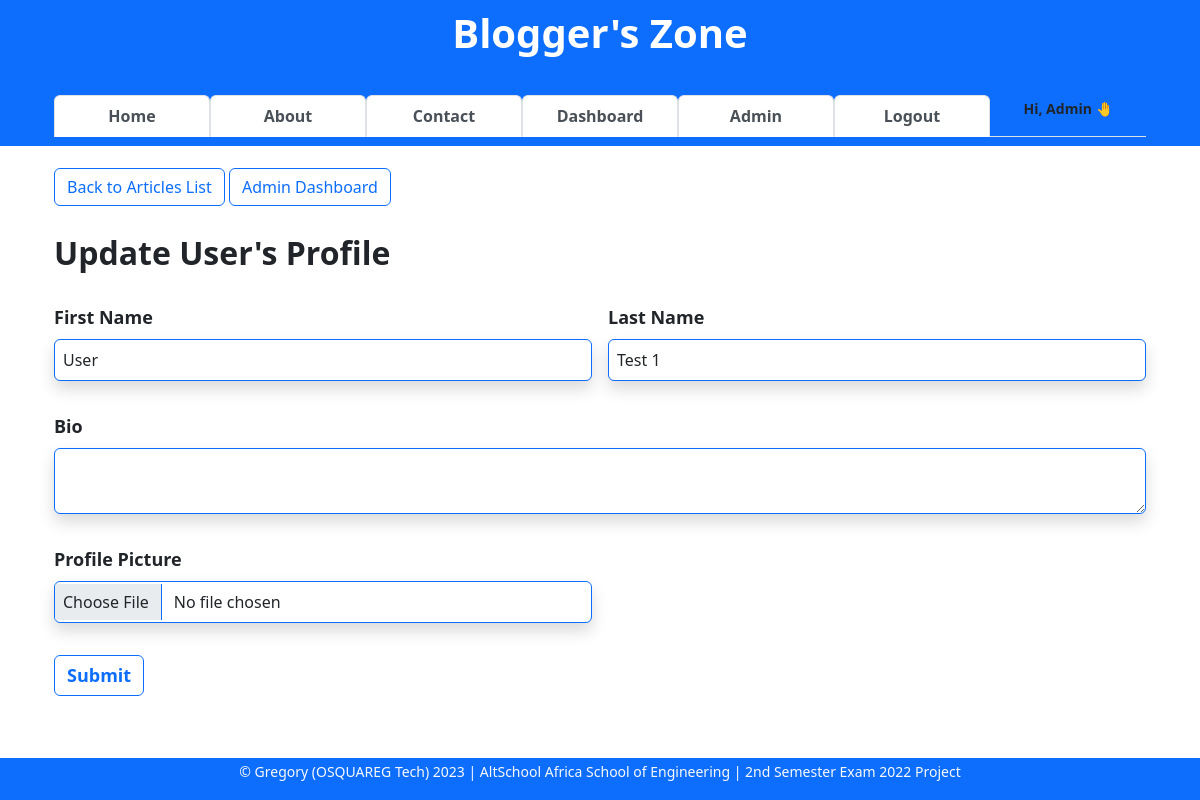
Screenshot of /admin-user/update/3 (signed in) with the database file from the repository.
### app/models.py (models this page shows, shortened)
class User(db.Model, UserMixin):
    __tablename__ = "users"
    id = db.Column(db.Integer, primary_key=True)
    firstname = db.Column(db.String(255), nullable=False)
    lastname = db.Column(db.String(255), nullable=False)
    username = db.Column(db.String(25), nullable=False, unique=True)
    email = db.Column(db.Text(150), nullable=False, unique=True)
    password_hash = db.Column(db.Text(255), nullable=False, unique=True)
    bio = db.Column(db.Text(), nullable=True)
    date_joined = db.Column(db.DateTime, default=datetime.utcnow)
    is_active = db.Column(db.Boolean, default=True)
    is_admin = db.Column(db.Boolean, default=False)
    profile_pic = db.Column(db.String(), nullable=True)
    last_updated_by = db.Column(db.String)
    last_updated_on = db.Column(db.DateTime, onupdate=datetime.utcnow)
    articles = db.relationship("Article", backref="author")
    comments = db.relationship("Comment", backref="commenter")
    article_likes = db.relationship("ArticleLike", backref="art_liker")
    comment_likes = db.relationship("CommentLike", backref="com_liker")

### app/admin/admin_users.py (the view, shortened to what this page needs)
@blueprint.route("/update/<int:id>", methods=["GET", "POST"])
@login_required
def update(id):
    form = UserForm()
    user = User.query.get_or_404(id)
    if current_user.is_admin:
        form.firstname.data = user.firstname
        form.lastname.data = user.lastname
        form.bio.data = user.bio
    else:
        flash(f"You are not authorized to update this user profile!")
        return redirect(url_for("user.dashboard", id=user.id))
    context = {
        "form": form,
        "user": user,
    }
    return render_template("admin-update-user.html", **context)

### app/main.py (called while the page is built)
@login_man.user_loader
def user_loader(id):
    return User.query.get(int(id))

### app/admin/templates/admin-update-user.html (shortened to what this page needs)
{% extends 'base.html' %}
{% block content %}
<div class="container">
    <div>
        <a href="/#all-articles-list" class="btn btn-outline-primary mb-1 border border-primary">Back to Articles
            List</a>
        <a href="{{ url_for('admin.admin', un=current_user.username) }}" class="btn btn-outline-primary mb-1 border border-primary">Admin
            Dashboard</a>
    </div>
    <br>
    <div class="form-group">
        <div class="form-group">
            <h2 style="font-weight:bold">Update {{ user.firstname }}'s Profile</h2>
        </div>
        <br>
        <form class="row g-3" action="{{ url_for('admin-users.update', id=user.id) }}" method="POST"
            enctype="multipart/form-data">
            <div class="col-md-6">
                {{ form.firstname.label(class="form-label", style="font-weight:bold; font-size:18px") }}
                {{ form.firstname(class="form-control shadow p-2 mb-3 bg-body rounded border border-primary") }}
            </div>
            <div class="col-md-6">
                {{ form.lastname.label(class="form-label", style="font-weight:bold; font-size:18px") }}
                {{ form.lastname(class="form-control shadow p-2 mb-3 bg-body rounded border border-primary") }}
            </div>
            <div class="row-cols-auto">
                {{ form.bio.label(class="form-label", style="font-weight:bold; font-size:18px") }}
                {{ form.bio(class="form-control shadow p-2 mb-3 bg-body rounded border border-primary") }}
            </div>
            <div class="col-md-6">
                {{ form.profile_pic.label(class="form-label", style="font-weight:bold; font-size:18px") }}
                {{ form.profile_pic(class="form-control shadow p-2 mb-3 bg-body rounded border border-primary", value=user.profile_pic) }}
            </div>
            <div class="row-cols-7">
                {{ form.submit(class="btn btn btn-outline-primary border border-primary", style="font-weight:bold; font-size:18px") }}
            </div>
        </form>
    </div>
</div>
{% endblock content %}

### app/templates/base.html (shortened to what this page needs)
<!DOCTYPE html>
<html lang="en">
<head>
    <link rel="stylesheet" href="{{url_for('static',filename='css/tab-style.css')}}" type="text/css">
    <link rel="stylesheet" href="{{url_for('static', filename='css/ckeditor-styles.css')}}" type="text/css">
    <link href="https://cdn.jsdelivr.net/npm/bootstrap@5.2.2/dist/css/bootstrap.min.css" rel="stylesheet">
</head>
<body onload="openPage('Published', this, 'rgb(0, 89, 250)', 'white')">
    <nav class="navbar navbar-light fixed-top text-lg-center bg-primary border border-primary" >
        <div class="container container-sm">
            <div class="container">
                <a class="navbar-brand" href="{{url_for('general.index')}}">
                    <h1 class="text-white"><b>Blogger's Zone</b></h1>
                </a>
            </div>
            <div class="container">
                <ul class="nav navbar-dark nav-tabs nav-justified">
                    <li class="nav-item">
                        <a class="nav-link active" href="{{url_for('general.index')}}"><b>Home</b></a>
                    </li>
                    <li class="nav-item">
                        <a class="nav-link active" href="{{ url_for('general.about') }}"><b>About</b></a>
                    </li>
                    <li class="nav-item">
                        <a class="nav-link active" href="{{ url_for('general.message') }}"><b>Contact</b></a>
                    </li>
                    {% if current_user.is_authenticated %}
                    <li class="nav-item">
                        <a class="nav-link active" href="{{url_for('user.dashboard')}}"><b>Dashboard</b></a>
                    </li>
                    {% if current_user.is_admin %}
                    <li class="nav-item">
                        <a class="nav-link active" href="{{url_for('admin.admin', un=current_user.username)}}"><b>Admin</b></a>
                    </li>
                    {% endif %}
                    <li class="nav-item">
                        <a class="nav-link active" href="{{ url_for('auth.logout') }}"><b>Logout</b></a>
                    </li>
                    <li class="nav-item">
                        <small class="align-bottom"><b class="text-end">Hi, {{current_user.firstname}} 🤚</b></small>
                    </li>
                    {% endif %}
                </ul>
            </div>
        </div>
    </nav>
    <main>
        <div><br><br><br><br><br><br><br></div>
        <div class="container">
            {% block content %}
            {% endblock content %}
        </div>
        <div><br><br><br></div>
    </main>
    <div class="text-md-center text-muted bg-primary border border-primary fixed-bottom">
        <footer>
            <p class="text-light">
                <small>
                    &copy Gregory (OSQUAREG Tech)
                    <script>document.write(new Date().getFullYear())</script> | AltSchool Africa School of Engineering | 2nd Semester Exam 2022 Project
                </small>
            </p>
        </footer>
    </div>
</body>
</html>

### app/static/css/tab-style.css (style rules this page uses)
a { text-decoration: none; }

### app/static/css/ckeditor-styles.css (style rules this page uses)
:root { --ck-color-image-caption-background: hsl(0, 0%, 97%); --ck-color-image-caption-text: hsl(0, 0%, 20%); --ck-color-mention-background: hsla(341, 100%, 30%, 0.1); --ck-color-mention-text: hsl(341, 100%, 30%); --ck-color-table-caption-background: hsl(0, 0%, 97%); --ck-color-table-caption-text: hsl(0, 0%, 20%); --ck-highlight-marker-blue: hsl(201, 97%, 72%); --ck-highlight-marker-green: hsl(120, 93%, 68%); --ck-highlight-marker-pink: hsl(345, 96%, 73%); --ck-highlight-marker-yellow: hsl(60, 97%, 73%); --ck-highlight-pen-green: hsl(112, 100%, 27%); --ck-highlight-pen-red: hsl(0, 85%, 49%); --ck-image-style-spacing: 1.5em; --ck-inline-image-style-spacing: calc(var(--ck-image-style-spacing) / 2); --ck-todo-list-checkmark-size: 16px; }

### rows the page displays
User: firstname "Admin"
User: firstname "User", lastname "Test 1"
